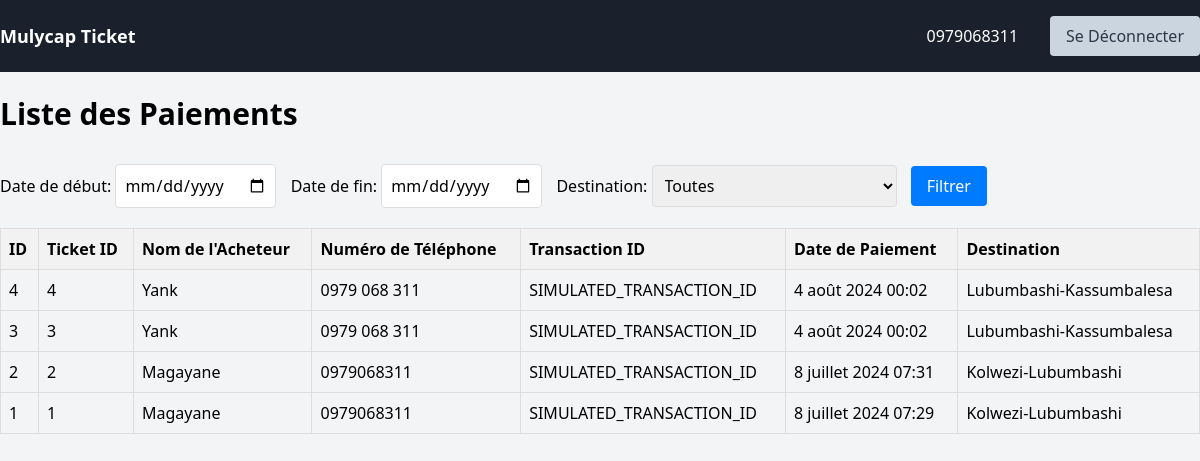
The page /payments/ (signed in) on the database its author committed.
### project/models.py (models this page shows, shortened)
class User(AbstractBaseUser, PermissionsMixin):
    email = models.EmailField(('email address'), unique=True)
    first_name = models.CharField(('first name'), max_length=30, blank=True)
    last_name = models.CharField(('last name'), max_length=30, blank=True)
    phone_number = models.CharField(max_length=100,unique=True,blank=True)
    date_joined = models.DateTimeField(('date joined'), auto_now_add=True)
    is_active = models.BooleanField(('active'), default=True)
    is_staff = models.BooleanField(('staff'), default=True)
    objects = UserManager()
    USERNAME_FIELD = 'email'
    REQUIRED_FIELDS = []
    class Meta:
        verbose_name = ('user')
        verbose_name_plural = ('users')

class Payment(models.Model):
    ticket = models.OneToOneField(Ticket, on_delete=models.CASCADE)
    transaction_id = models.CharField(max_length=100)
    payment_date = models.DateTimeField(auto_now_add=True)

class Ticket(models.Model):
    user = models.ForeignKey(User, on_delete=models.CASCADE)
    destination = models.ForeignKey(Destination, on_delete=models.CASCADE)
    purchase_date = models.DateTimeField(auto_now_add=True)
    departure_date = models.DateField()
    is_confirmed = models.BooleanField(default=False)
    amount_paid = models.PositiveBigIntegerField(default=0)
    pdf = models.FileField(upload_to='tickets/', null=True, blank=True)  # Champ pour le fichier PDF

class Destination(models.Model):
    name = models.CharField(max_length=100)
    heure_depart = models.TimeField()
    bus = models.ForeignKey(Bus,on_delete=models.CASCADE)
    photo = models.ImageField(upload_to='voyage')
    montant = models.PositiveBigIntegerField(default=0)

### project/views.py (the view)
# urls.py: path('payments/', views.payment_list, name='payment_list'),
@login_required
def payment_list(request):
    start_date = request.GET.get('start_date')
    end_date = request.GET.get('end_date')
    destination_id = request.GET.get('destination')
    payments = Payment.objects.all().order_by('-payment_date')
    if start_date and end_date:
        start_date = datetime.strptime(start_date, '%Y-%m-%d')
        end_date = datetime.strptime(end_date, '%Y-%m-%d')
        payments = payments.filter(payment_date__range=(start_date, end_date))
    if destination_id:
        payments = payments.filter(ticket__destination_id=destination_id)
    destinations = Destination.objects.all()
    return render(request, 'payment_list.html', {
        'payments': payments,
        'start_date': start_date,
        'end_date': end_date,
        'destinations': destinations,
        'selected_destination': destination_id
    })

### project/templates/payment_list.html (shortened to what this page needs)
{% extends 'base.html' %}
{% block content %}
    <h1 class="text-3xl font-bold mb-8">Liste des Paiements</h1>
    <form method="get" class="filter-form">
        <label for="start_date">Date de début:</label>
        <input type="date" id="start_date" name="start_date" value="{{ start_date|date:'Y-m-d' }}">
        <label for="end_date">Date de fin:</label>
        <input type="date" id="end_date" name="end_date" value="{{ end_date|date:'Y-m-d' }}">
        <label for="destination">Destination:</label>
        <select id="destination" name="destination">
            <option value="">Toutes</option>
        </select>
        <button type="submit">Filtrer</button>
    </form>
    <table class="payment-table">
        <thead>
            <tr>
                <th>ID</th>
                <th>Ticket ID</th>
                <th>Nom de l'Acheteur</th>
                <th>Numéro de Téléphone</th>
                <th>Transaction ID</th>
                <th>Date de Paiement</th>
                <th>Destination</th>
            </tr>
        </thead>
        <tbody>
            {% for payment in payments %}
                <tr>
                    <td>{{ payment.id }}</td>
                    <td>{{ payment.ticket.id }}</td>
                    <td>{{ payment.ticket.user.name }} {{ payment.ticket.user.last_name }}</td>
                    <td>{{ payment.ticket.user.phone_number }}</td>
                    <td>{{ payment.transaction_id }}</td>
                    <td>{{ payment.payment_date }}</td>
                    <td>{{ payment.ticket.destination.name }}</td>
                </tr>
            {% endfor %}
        </tbody>
    </table>
{% endblock %}

### project/templates/base.html (shortened to what this page needs)
<!DOCTYPE html>
<html lang="en">
<head>
    <link href="https://cdn.jsdelivr.net/npm/tailwindcss@2.2.19/dist/tailwind.min.css" rel="stylesheet">
</head>
<body class="bg-gray-100">
    <nav class="bg-gray-800 py-4" x-data="{ open: false }">
        <div class="container mx-auto flex justify-between items-center">
            <a href="{% url 'home' %}" class="text-white font-bold text-lg">Mulycap Ticket</a>
            <div :class="{'block': open, 'hidden': !open}" class="hidden lg:flex lg:items-center lg:space-x-4">
                {% if user.is_authenticated %}
                    <span class="text-white mr-4">{{ user.phone_number }}</span>
                    <a href="{% url 'logout' %}" class="btn btn-secondary">Se Déconnecter</a>
                {% else %}
                    <a href="{% url 'login' %}" class="btn btn-primary mr-4">Login</a>
                    <a href="{% url 'register' %}" class="btn btn-secondary">Register</a>
                {% endif %}
            </div>
        </div>
    </nav>
    <br/>
    <div class="container mx-auto mt-8">
        {% block content %}
        {% endblock %}
    </div>
</body>
</html>

### project/templates/base.html (style rules this page uses)
body { font-family: 'Segoe UI', Tahoma, Geneva, Verdana, sans-serif; }
.container { max-width: 1200px; margin: 0 auto; }
.bg-gray-800 { background-color: #1a202c; }
.btn { padding: 8px 16px; border-radius: 4px; transition: all 0.3s ease; }
.btn-secondary { background-color: #cbd5e0; color: #2d3748; }

### project/templates/payment_list.html (style rules this page uses)
.payment-table { width: 100%; border-collapse: collapse; margin-top: 20px; }
.payment-table th, .payment-table td { border: 1px solid #ddd; padding: 8px; }
.payment-table th { background-color: #f2f2f2; text-align: left; }
.filter-form { margin-bottom: 20px; }
.filter-form input[type="date"], .filter-form select { padding: 0.5rem; border: 1px solid #ddd; border-radius: 0.25rem; margin-right: 10px; }
.filter-form button { padding: 0.5rem 1rem; background-color: #007bff; color: #fff; border: none; border-radius: 0.25rem; cursor: pointer; }

### rows shown on the page
User: phone_number "0979068311"
Payment: id "4", ticket.id "4", ticket.user.last_name "Yank", ticket.user.phone_number "0979 068 311", transaction_id "SIMULATED_TRANSACTION_ID", payment_date "4 août 2024 00:02", ticket.destination.name "Lubumbashi-Kassumbalesa"
Payment: id "3", ticket.id "3", ticket.user.last_name "Yank", ticket.user.phone_number "0979 068 311", transaction_id "SIMULATED_TRANSACTION_ID", payment_date "4 août 2024 00:02", ticket.destination.name "Lubumbashi-Kassumbalesa"
Payment: id "2", ticket.id "2", ticket.user.last_name "Magayane", ticket.user.phone_number "0979068311", transaction_id "SIMULATED_TRANSACTION_ID", payment_date "8 juillet 2024 07:31", ticket.destination.name "Kolwezi-Lubumbashi"
Payment: id "1", ticket.id "1", ticket.user.last_name "Magayane", ticket.user.phone_number "0979068311", transaction_id "SIMULATED_TRANSACTION_ID", payment_date "8 juillet 2024 07:29", ticket.destination.name "Kolwezi-Lubumbashi"
